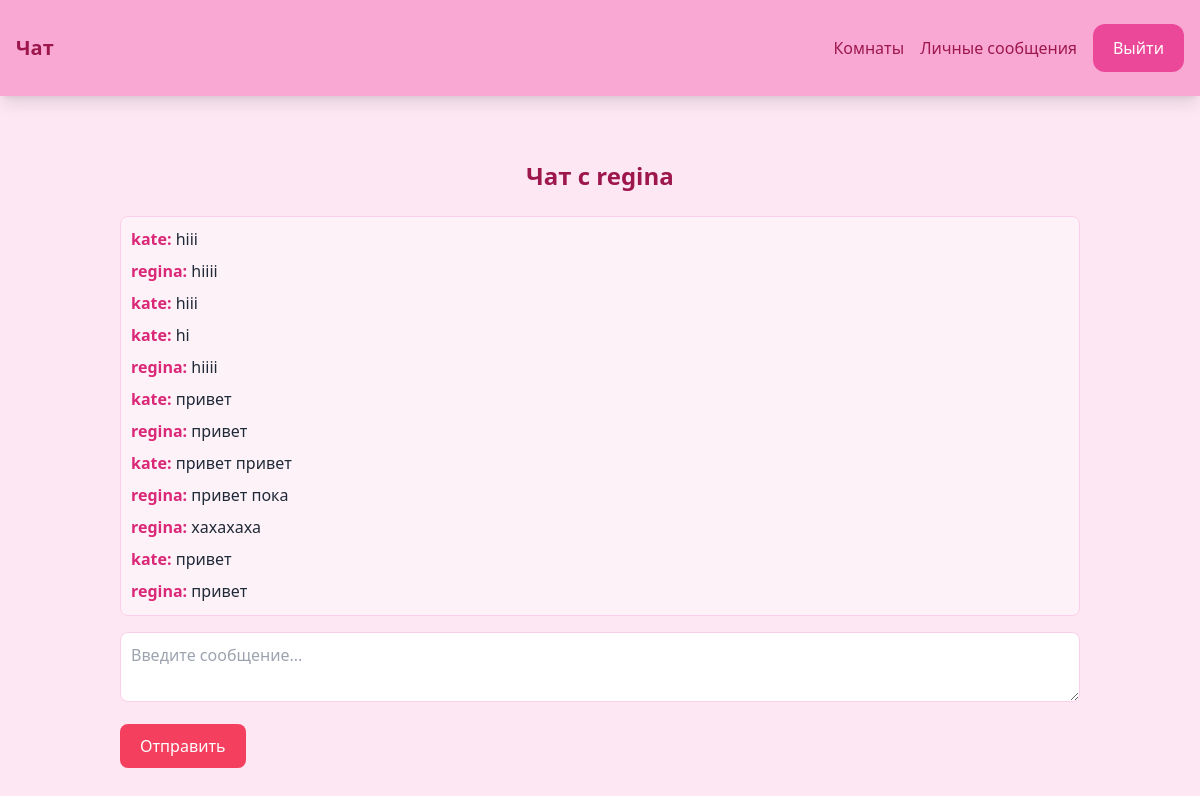
The app's page /privatemessages/conversation/2/ (signed in) with its own data.
### privatemessages/models.py (models this page shows, shortened)
class DirectMessage(models.Model):
    sender = models.ForeignKey(User, related_name='sent_messages', on_delete=models.CASCADE)
    recipient = models.ForeignKey(User, related_name='received_messages', on_delete=models.CASCADE)
    content = models.TextField()
    date_added = models.DateTimeField(auto_now_add=True)
    class Meta:
        ordering = ['date_added']

### privatemessages/views.py (the view)
# urls.py: path('conversation/<int:user_id>/', views.conversation, name='conversation'),
def conversation(request, user_id):
    recipient = User.objects.get(id=user_id)
    messages = DirectMessage.objects.filter(
        sender=request.user, recipient=recipient
    ) | DirectMessage.objects.filter(
        sender=recipient, recipient=request.user
    )
    messages = messages.order_by('date_added')
    return render(request, 'privatemessages/conversation.html', {
        'recipient': recipient,
        'messages': messages,
    })

### privatemessages/templates/privatemessages/conversation.html (shortened to what this page needs)
{% extends 'chat/base.html' %}
{% block content %}
    <script src="https://cdn.tailwindcss.com"></script>
</head>
<body class="bg-pink-100">
<div class="container mx-auto py-8 px-4">
    <h2 class="text-2xl font-bold text-pink-800 text-center mb-6">Чат с {{ recipient.username }}</h2>
    <div id="chat-log" class="mb-4">
        {% for message in messages %}
        <div class="mb-2">
            <strong class="text-pink-600">{{ message.sender.username }}:</strong>
            <span class="text-gray-800">{{ message.content }}</span>
        </div>
        {% endfor %}
    </div>
    <textarea id="chat-message-input" rows="2" placeholder="Введите сообщение..."></textarea>
    <button id="chat-message-submit" class="mt-4">Отправить</button>
</div>
</body>
{% endblock %}

### privatemessages/templates/privatemessages/conversation.html (style rules this page uses)
#chat-log { height: 400px; overflow-y: auto; background-color: #fdf2f8; padding: 10px; border-radius: 8px; border: 1px solid #fbcfe8; }
#chat-message-input { width: 100%; border-radius: 8px; border: 1px solid #fbcfe8; padding: 10px; }
#chat-message-submit { background-color: #f43f5e; color: white; padding: 10px 20px; border: none; border-radius: 8px; cursor: pointer; transition: background-color 0.3s; }

### records on screen
DirectMessage: sender.username "kate", content "hiii"
DirectMessage: sender.username "regina", content "hiiii"
DirectMessage: sender.username "kate", content "hiii"
DirectMessage: sender.username "kate", content "hi"
DirectMessage: sender.username "regina", content "hiiii"
DirectMessage: sender.username "kate", content "привет"
DirectMessage: sender.username "regina", content "привет"
DirectMessage: sender.username "kate", content "привет привет"
DirectMessage: sender.username "regina", content "привет пока"
DirectMessage: sender.username "regina", content "хахахаха"
DirectMessage: sender.username "kate", content "привет"
DirectMessage: sender.username "regina", content "привет"

### other values on screen
{{ recipient.username }} "regina"
